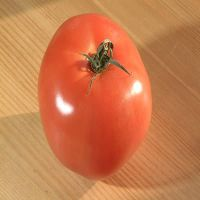
#> input picture TImg/TP1/src/img.jpg, 200 x 200 px
$ jupyter execute TP1.ipynb
#> lines starting #> are read from the running program, lines starting #| are printed output that depends on the picture
# TP1 : Traitement des données multimédia

### Exercise 1 :

[cell 1]
import cv2
import matplotlib.pyplot as plt
import numpy as np

#### définir plot :

[cell 2]
def plot(img):
    plt.imshow(cv2.cvtColor(img, cv2.COLOR_RGB2BGR))

#### Image Load :

[cell 3]
img = cv2.imread('./src/img.jpg')
#> img is the input picture: shape (200, 200, 3); mean B, G, R 78, 123, 200

[cell 4]
plot(img)

#### 2. Image properties

[cell 5]
img_mat = cv2.Mat(img)

[cell 6]
# shape of the image :
img_mat.shape
#> Out = (200, 200, 3)

Here we have 200 rows, and 200 columns, the last number is number of channels means (RED, BLUE, GREEN).

[cell 7]
# data type of the image :
img_mat.dtype

This gives the data type of image, 'uint8' means is unsigned integer, image is coded in 8 bit.

#### 3. Image Hist :

##### a. Fist method :

[cell 8]
def hists_by_channel(img, ch):
#> called with ch = 0
    img_ch = img[:,:,ch]
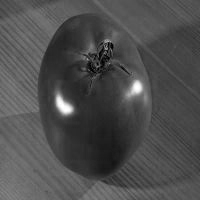
#> img_ch: shape (200, 200); min 0, max 255, mean 78
    return [img_ch[img_ch==i].sum() for i in range(255)]

[cell 9]
hist_r = hists_by_channel(img, 0)
#> hist_r = 255 values, max 63988 at index 68, min 0 at index 0, mean 12221.3
hist_g = hists_by_channel(img, 1)
#> call 2 of hists_by_channel, with ch = 1
#> in hists_by_channel (call 2), `img_ch = img[:,:,ch]`:
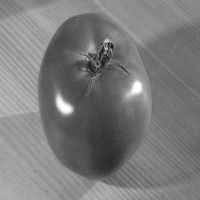
#> img_ch: shape (200, 200); min 10, max 255, mean 123
#> hist_g = 255 values, max 80640 at index 112, min 0 at index 0, mean 19254.5
hist_b = hists_by_channel(img, 2)
#> call 3 of hists_by_channel, with ch = 2
#> in hists_by_channel (call 3), `img_ch = img[:,:,ch]`:
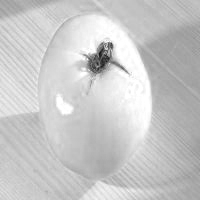
#> img_ch: shape (200, 200); min 20, max 255, mean 200
#> hist_b = 255 values, max 170430 at index 195, min 0 at index 0, mean 30548.3

##### b. Plot Historgram using calcHist method :

[cell 10]
hists = [cv2.calcHist([img],[i],None,[256],[0,256]) for i in range(3)]
#> hists = 3 items

[cell 11]
hists_b, hists_g, hists_r = hists
#> hists_b = 256 values, max 941 at index 68, min 0 at index 205, mean 156.2; hists_g = 256 values, max 720 at index 112, min 0 at index 0, mean 156.2; hists_r = 256 values, max 874 at index 195, min 0 at index 0, mean 156.2

[cell 12]
# Red channel, plot hist
plt.plot(hists_r, color="r")
plt.plot(hists_b, color="b")
plt.plot(hists_g, color="g")
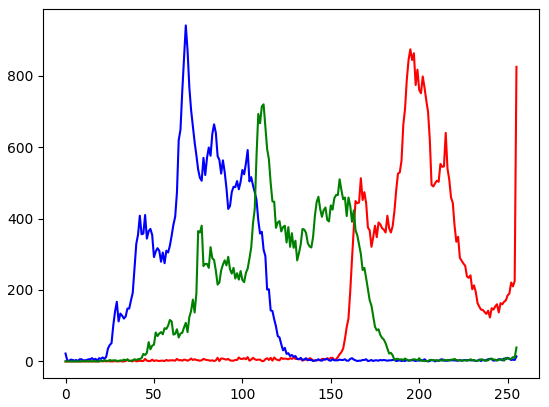
#> figure drawn by matplotlib, 1 panel; curve peaks at x = 195, y = 874; curve peaks at x = 68, y = 941; curve peaks at x = 112, y = 720

##### Compare between Histograms :

[cell 13]
# red with green
cv2.compareHist(hists_r, hists_g, cv2.HISTCMP_BHATTACHARYYA)
#> Out = 0.808

[cell 14]
# red with blue
cv2.compareHist(hists_r, hists_b, cv2.HISTCMP_BHATTACHARYYA)
#> Out = 0.909

[cell 15]
# blue with green
cv2.compareHist(hists_b, hists_g, cv2.HISTCMP_BHATTACHARYYA)
#> Out = 0.569

### Mean :

[cell 16]
def mean(img ,ch):
#> called with ch = 0
    m,n = img.shape[:-1]
#> m = 200; n = 200
    return img[:, :, ch].sum() * (1/(m*n))

[cell 17]
# mean of red channel :
mean(img, 0)
#> Out = 78

[cell 18]
# mean of green channel :
mean(img, 1)
#> Out = 123

[cell 19]
# mean of blue channel :
mean(img, 2)
#> Out = 200

### grayscale :

##### a. gray=(R+G+B)/3

[cell 20]
def gray_img(img):
    img_g = img[:,:,0] + img[:,:,1] + img[:,:,2]
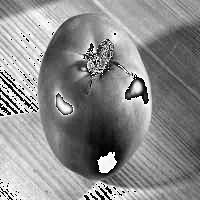
#> img_g: shape (200, 200); min 0, max 255, mean 139.9
    return img_g / 3

[cell 21]
img_g = gray_img(img)

[cell 22]
plt.imshow(img_g, cmap='gray')

 ##### b cvtColor

[cell 23]
img_g1 = cv2.cvtColor(img, cv2.COLOR_RGB2GRAY)

[cell 24]
plt.imshow(img_g1, cmap='gray')

#### compare the results :

As we can see, the two images are different. When I checked the OpenCV documentation, I realized that they used the following formula to convert to grayscale: $gray = 0.299⋅R+0.587⋅G+0.114⋅B$

#### Mean Gray scale :

[cell 25]
def mean_gray(img_g):
    m,n = img_g.shape
#> m = 200; n = 200
    return img_g.sum()/ (m*n)

[cell 26]
mean_gra = mean_gray(img_g)
#> mean_gra = 46.65
mean_gra
#> Out = 46.65

[cell 27]
mean_gra1 = mean_gray(img_g1)
#> mean_gra1 = 118.3
mean_gra1
#> Out = 118.3

#### Save image :

[cell 28]
cv2.imwrite("./src/image_output.jpg", img_g1)
#> Out = True

#### verify if the image is writed correclty :

[cell 29]
img_output = cv2.imread("./src/image_output.jpg")
#> img_output: shape (200, 200, 3); min 9, max 255, mean 118.3
